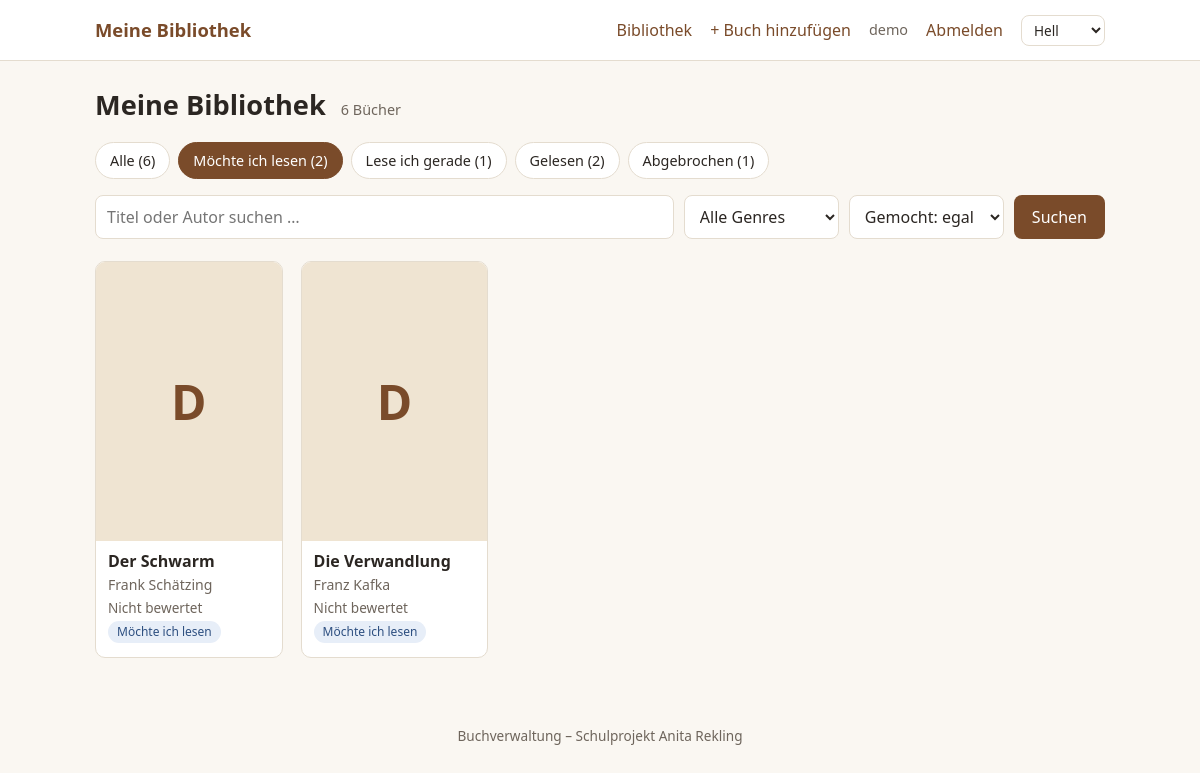
The page /bibliothek.php?status=moechte_lesen (signed in) on the database its author committed.
### tables this page shows
CREATE TABLE buch 
(
  id               INT AUTO_INCREMENT PRIMARY KEY,
  benutzer_id      INT NOT NULL,
  genre_id         INT NULL,
  titel            VARCHAR(150) NOT NULL,
  autor            VARCHAR(100) NOT NULL,
  erscheinungsjahr SMALLINT NULL,
  beschreibung     TEXT NULL,
  cover            VARCHAR(255) NULL,                   
  status           ENUM('moechte_lesen','lese_gerade','gelesen','abgebrochen')
                   NOT NULL DEFAULT 'moechte_lesen',
  bewertung        TINYINT NULL CHECK (bewertung BETWEEN 0 AND 5),    
  gemocht          TINYINT(1) NULL,                     
  rezension        TEXT NULL,
  startdatum       DATE NULL,
  enddatum         DATE NULL,
  FOREIGN KEY (benutzer_id) REFERENCES benutzer(id) ON DELETE CASCADE,
  FOREIGN KEY (genre_id)    REFERENCES genre(id)    ON DELETE SET NULL
);

### funktionen.php (called while the page is built, shortened)
<?php
function e($text): string
{
    return htmlspecialchars((string)$text, ENT_QUOTES, 'UTF-8');
}
function sterne($n): string
{
    if ($n === null || $n === '') return 'Nicht bewertet';
    return str_repeat('★', (int)$n) . str_repeat('☆', 5 - (int)$n);
}

### bibliothek.php (the view, shortened to what this page needs)
<?php
require_once 'funktionen.php';
$uid = $_SESSION['benutzer_id'];
$q       = trim($_GET['q'] ?? '');
$status  = $_GET['status'] ?? '';
$sql    = 'SELECT b.*, g.name AS genre_name FROM buch b LEFT JOIN genre g ON g.id = b.genre_id WHERE b.benutzer_id = :uid';
$params = ['uid' => $uid];
if (array_key_exists($status, STATUS))
{
    $sql .= ' AND b.status = :status';
    $params['status'] = $status;
}
else
{
    $status = '';
}
$sql .= ' ORDER BY b.titel';
$st = $pdo->prepare($sql);
$st->execute($params);
$buecher = $st->fetchAll();
$st = $pdo->prepare('SELECT status, COUNT(*) AS n FROM buch WHERE benutzer_id = :uid GROUP BY status');
$st->execute(['uid' => $uid]);
$anzahl = array_column($st->fetchAll(), 'n', 'status');
$gesamt = array_sum($anzahl);
function filter_link(array $aendern): string
{
    $aktuell = array_filter([
        'q' => $_GET['q'] ?? '', 'status' => $_GET['status'] ?? '',
        'genre' => $_GET['genre'] ?? '', 'gemocht' => $_GET['gemocht'] ?? '',
    ], fn($v) => $v !== '');
    return 'bibliothek.php?' . http_build_query(array_filter(array_merge($aktuell, $aendern), fn($v) => $v !== ''));
}
require 'header.php';
?>
<h1>Meine Bibliothek <span class="zahl"><?= $gesamt ?> Bücher</span></h1>
<nav class="reiter">
  <a href="<?= e(filter_link(['status' => ''])) ?>" class="<?= $status === '' ? 'aktiv' : '' ?>">Alle (<?= $gesamt ?>)</a>
  <?php foreach (STATUS as $key => $label): ?>
    <a href="<?= e(filter_link(['status' => $key])) ?>" class="<?= $status === $key ? 'aktiv' : '' ?>">
      <?= e($label) ?> (<?= (int)($anzahl[$key] ?? 0) ?>)
    </a>
  <?php endforeach; ?>
</nav>
<form method="get" class="suche">
  <input type="search" name="q" value="<?= e($q) ?>" placeholder="Titel oder Autor suchen …">
  <select name="genre">
    <option value="">Alle Genres</option>
  </select>
  <select name="gemocht">
    <option value="">Gemocht: egal</option>
  </select>
  <button class="knopf" type="submit">Suchen</button>
</form>
<?php if (!$buecher): ?>
  <div class="karte leer">
    <?php if ($gesamt === 0): ?>
      <p>Deine Bibliothek ist noch leer.</p>
      <a class="knopf" href="buch_neu.php">Erstes Buch hinzufügen</a>
    <?php else: ?>
      <p>Keine Bücher gefunden. Passe Suche oder Filter an.</p>
    <?php endif; ?>
  </div>
<?php else: ?>
  <div class="raster">
    <?php foreach ($buecher as $b): ?>
      <a class="buchkarte" href="buch.php?id=<?= (int)$b['id'] ?>">
        <?php if ($b['cover']): ?>
          <img class="cover" src="<?= e($b['cover']) ?>" alt="Cover von <?= e($b['titel']) ?>" loading="lazy">
        <?php else: ?>
          <div class="cover platzhalter"><?= e(mb_substr($b['titel'], 0, 1)) ?></div>
        <?php endif; ?>
        <div class="buchinfo">
          <strong class="titel"><?= e($b['titel']) ?></strong>
          <span class="autor"><?= e($b['autor']) ?></span>
          <span class="sterne <?= $b['bewertung'] === null ? 'unbewertet' : '' ?>"><?= e(sterne($b['bewertung'])) ?></span>
          <span class="badge status-<?= e($b['status']) ?>"><?= e(STATUS[$b['status']]) ?></span>
        </div>
      </a>
    <?php endforeach; ?>
  </div>
<?php endif; ?>
<?php require 'footer.php'; ?>

### css/style.css (style rules this page uses)
:root { --hintergrund: #faf7f2; --karte: #ffffff; --text: #2b2622; --text-hell: #6e655c; --akzent: #7a4b2a; --akzent-hover: #5e3a20; --rand: #e4dccf; --gut: #2f7d4f; --schlecht: #b33a3a; --radius: 10px; --eingabe: #ffffff; --platzhalter: #efe4d2; --knopf-text: #ffffff; --fehler-bg: #fbeaea; --fehler-text: #8a2a2a; --fehler-rand: #efc4c4; }
* { box-sizing: border-box; }
body { margin: 0; font-family: system-ui, -apple-system, "Segoe UI", Arial, sans-serif; background: var(--hintergrund); color: var(--text); line-height: 1.5; }
a { color: var(--akzent); }
h1 { font-size: 1.7rem; margin: 0 0 16px; }
.zahl { font-size: .9rem; font-weight: 400; color: var(--text-hell); margin-left: 8px; }
input, select, textarea { font: inherit; padding: 9px 11px; border: 1px solid var(--rand); border-radius: 8px; background: var(--eingabe); color: var(--text); }
.knopf { display: inline-block; background: var(--akzent); color: var(--knopf-text); border: 0; border-radius: 8px; padding: 10px 18px; font: inherit; font-weight: 500; cursor: pointer; text-decoration: none; }
.reiter { display: flex; flex-wrap: wrap; gap: 8px; margin-bottom: 16px; }
.reiter a { padding: 7px 14px; border-radius: 999px; background: var(--karte); border: 1px solid var(--rand); text-decoration: none; color: var(--text); font-size: .9rem; }
.reiter a.aktiv { background: var(--akzent); border-color: var(--akzent); color: var(--knopf-text); }
.suche { display: flex; flex-wrap: wrap; gap: 10px; margin-bottom: 22px; align-items: center; }
.suche input[type=search] { flex: 1 1 240px; }
.raster { display: grid; grid-template-columns: repeat(auto-fill, minmax(160px, 1fr)); gap: 18px; }
.buchkarte { background: var(--karte); border: 1px solid var(--rand); border-radius: var(--radius); overflow: hidden; text-decoration: none; color: inherit; display: flex; flex-direction: column; transition: transform .15s, box-shadow .15s; }
.cover { width: 100%; aspect-ratio: 2 / 3; object-fit: cover; display: block; background: var(--rand); }
.platzhalter { display: flex; align-items: center; justify-content: center; font-size: 3rem; font-weight: 700; color: var(--akzent); background: var(--platzhalter); }
.buchinfo { padding: 10px 12px 14px; display: flex; flex-direction: column; gap: 3px; align-items: flex-start; }
.titel { line-height: 1.25; }
.autor { color: var(--text-hell); font-size: .88rem; }
.sterne { color: #c98a1b; letter-spacing: 1px; font-size: .95rem; }
.badge { font-size: .75rem; padding: 2px 9px; border-radius: 999px; font-weight: 500; }
.status-moechte_lesen { background: #e7eef8; color: #2d4f80; }
.sterne.unbewertet { color: var(--text-hell); letter-spacing: 0; font-size: .85rem; }

### rows shown on the page
buch: titel "D", titel "Der Schwarm", autor "Frank Schätzing", bewertung "Nicht bewertet", status "Möchte ich lesen"
buch: titel "D", titel "Die Verwandlung", autor "Franz Kafka", bewertung "Nicht bewertet", status "Möchte ich lesen"

### other values the page prints
$_SESSION['benutzername'] "demo"
$gesamt "6"
$label "Möchte ich lesen"
$anzahl[$key] "2"
$label "Lese ich gerade"
$anzahl[$key] "1"
$label "Gelesen"
$label "Abgebrochen"
